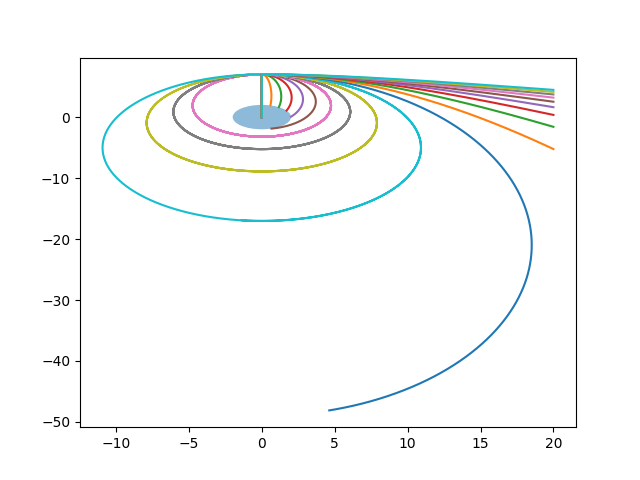

Here is the Python script that generated this plot:
import matplotlib.pyplot as plt
import numpy as np
import math

h = 0.01
tiempo = 400
R = 2

pt = np.arange(0,tiempo,h)
lvx = np.arange(0,1,0.05)

ax = []
ay = []
vx = []
vy = []

cuerpo = plt.Circle((0, 0), R,lw=1,alpha=0.5)
plt.gcf().gca().add_artist(cuerpo)

for vx0 in lvx:
    x = 0
    y = 7
    vx = [vx0]
    vy = [0]
    px = [0,x]
    py = [0,y]
    for t in pt:
        ax.append(-x / (x**2 + y**2) ** (1.5))
        ay.append(-y / (x**2 + y**2) ** (1.5))
        vx.append(vx[-1] + ax[-1] * h)
        vy.append(vy[-1] + ay[-1] * h)
        x = x + vx[-1] * h
        y = y + vy[-1] * h
        if x >= 20:
            break
        if x**2 + y**2 <= R**2:
            break
        px.append(x)
        py.append(y)

    plt.plot(px,py)
plt.show()
